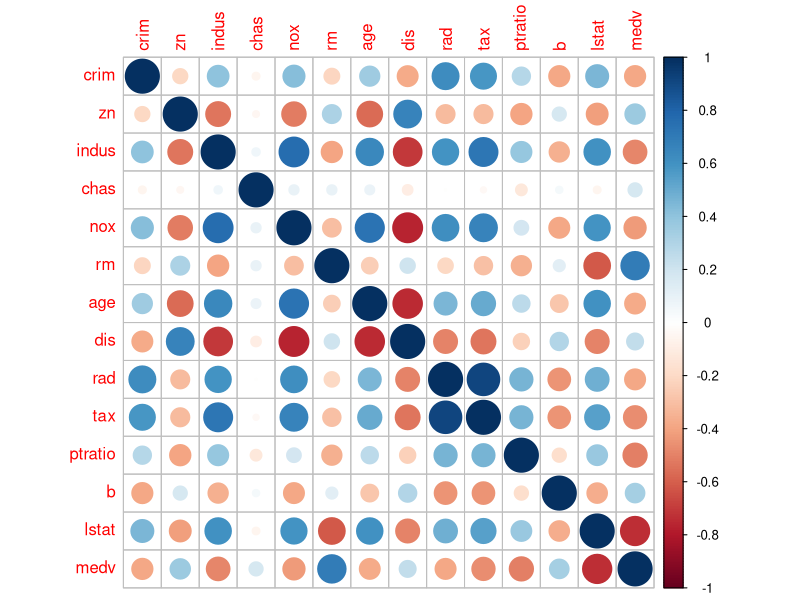

The R source for this figure:
install.packages('mlbench')
library(mlbench)
library(corrplot)

data("BostonHousing")
head(BostonHousing)

#Convert variable chas from binary to numeric
BostonHousing$chas <- as.numeric(BostonHousing$chas)

#Plot correlation matrix
cor_mat <- cor(BostonHousing) 
corrplot(cor_mat)

#Split data into test and train sets
set.seed(100)
indx <- sample(1:506, size=506, replace=F)
training_data <- BostonHousing[indx[1:400],]
test_data <- BostonHousing[indx[401:506],]

#Linear Regression model
fit1 <- lm(medv~., data=training_data)
summary(fit1)
#Insignificant variables: indus, age
fit1predict <- predict.lm(fit1, newdata=test_data)
mse1 <- mean((fit1predict - test_data$medv)^2)

#Linear regression via GLM with Gaussian and identity link
fit2 <- glm(medv~., data=training_data, family=gaussian())
summary(fit2)

fit2predict <- predict.lm(fit2, newdata=test_data, type="response")

mse2 <- sum((fit2predict - test_data$medv)^2)/105
#MSE are the same for both

fit2$deviance
sum((fit1$residuals)^2)
#Deviance = residual sum of squares

#Gamma GLM natural link
fit3 <- glm(medv~., data=training_data, family=Gamma(link='identity'))
fit3predict <- predict.glm(fit3, newdata=test_data, type="response")
mse3 <- sum((fit3predict - test_data$medv)^2)/105
#Smaller mse

#Gamma GLM log link
fit4 <- glm(medv~., data=training_data, family=Gamma(link='log'))
fit4predict <- predict.glm(fit4, newdata=test_data, type="response")
mse4 <- sum((fit4predict - test_data$medv)^2)/105
#MSE much higher now

#Calculate dispersion estimate from Pearson statistic
fit4.disp <- 1/(fit4$df.res) * sum((fit4$fitted-training_data$medv)^2/(fit4$fitted^2))
summary(fit4)

#Test between full model and model without indus and age
#Remove and add "indus" and "age" to move them to the last positions 
#in the independent variable order
model5 <- glm(medv ~ . -indus - age + indus + age, 
              data=training_data, family=Gamma(link=log))
summary(model5)

model5.anova <- anova(model5)
model5.anova_dev <- model5.anova$"Resid. Dev"

#Compute the p-value
1 - pchisq((model5.anova_dev[12]-model5.anova_dev[14])/fit4.disp, 2)

#Can't reject the reduced model